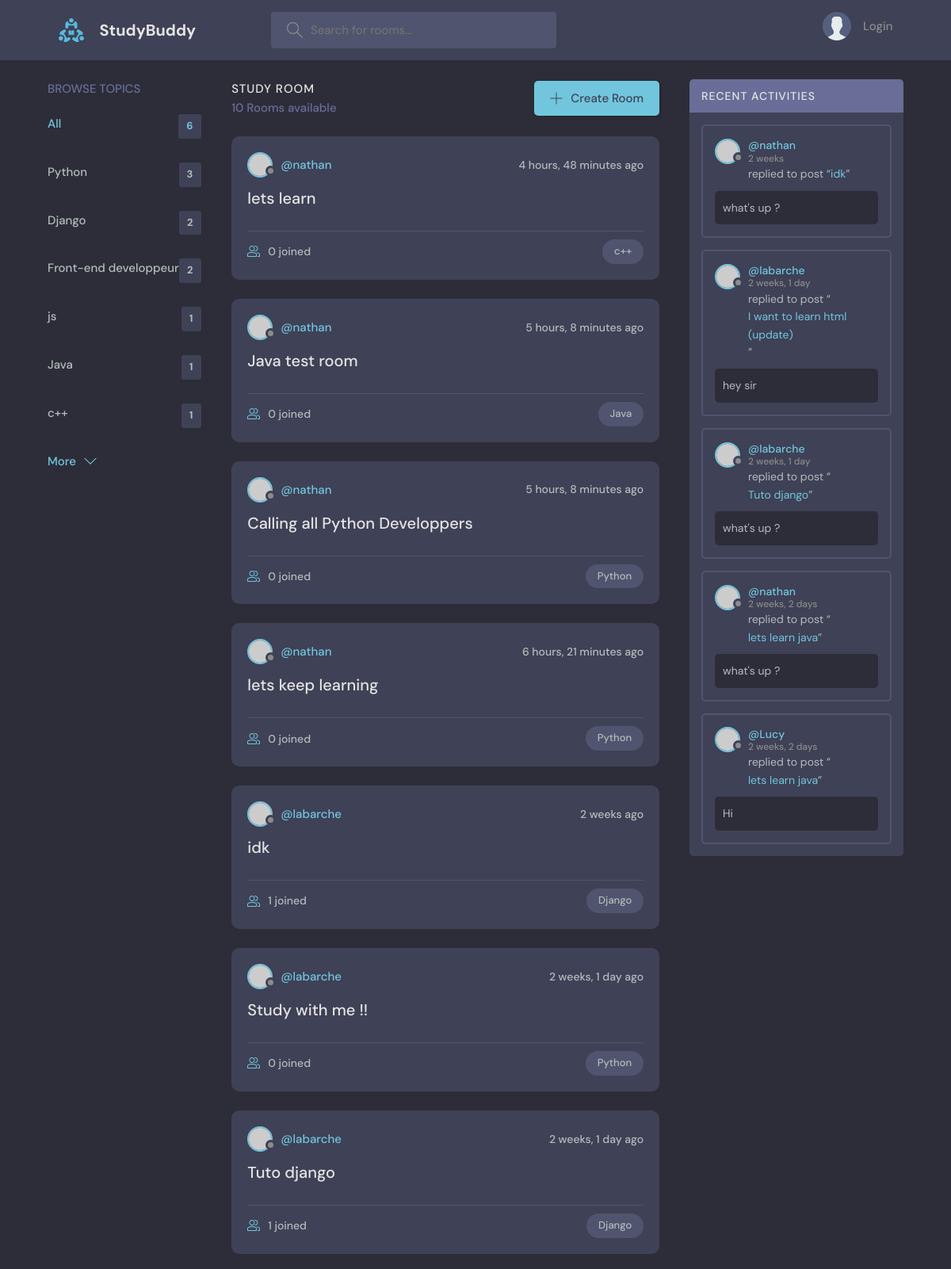
Before: / (upper part) with the older database file.
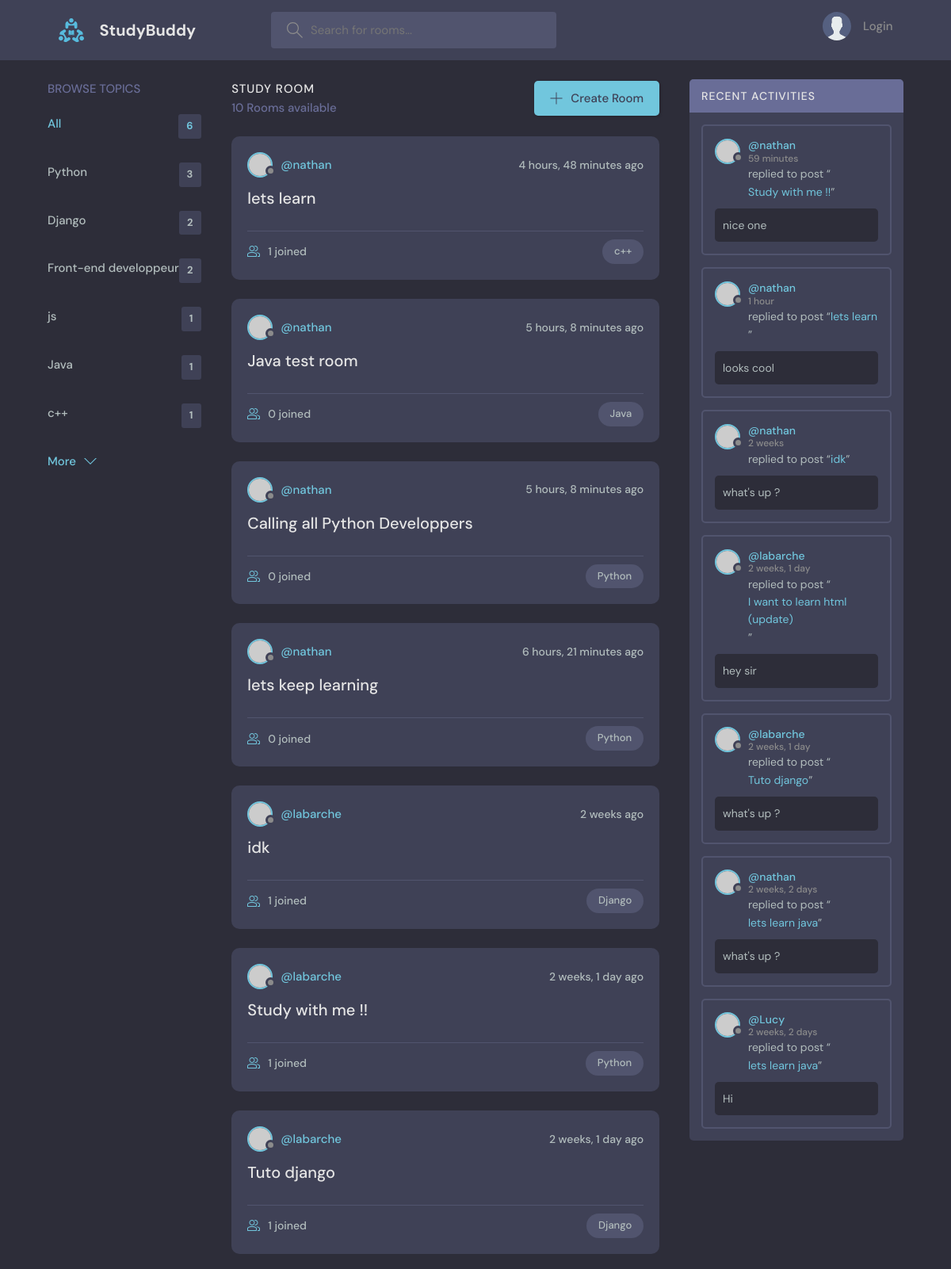
After: the same page with the newer database file.
### base/models.py (models this page shows, shortened)
class Topic(models.Model):
    name = models.CharField(max_length=200)

class Room(models.Model):
    host = models.ForeignKey(User, on_delete=models.SET_NULL, null=True)
    topic = models.ForeignKey(Topic, on_delete=models.SET_NULL, null=True)
    name = models.CharField(max_length=200)
    description = models.TextField(blank=True, null=True)
    participants = models.ManyToManyField(User, related_name='participants', blank=True)
    updated = models.DateTimeField(auto_now=True)
    created = models.DateTimeField(auto_now_add=True)
    class Meta :
        ordering = ['-created', '-updated']
    def __str__(self):
        return self.name

class Message(models.Model):
    user = models.ForeignKey(User, on_delete=models.CASCADE)
    room = models.ForeignKey(Room, on_delete=models.CASCADE)
    body = models.TextField()
    updated = models.DateTimeField(auto_now=True)
    created = models.DateTimeField(auto_now_add=True)
    class Meta :
        ordering = ['-created', '-updated']

### base/views.py (the view)
# urls.py: path("", views.home, name="home"),
def home(request):
    q = request.GET.get("q") if request.GET.get("q") != None else ""
    rooms = Room.objects.filter(
        Q(topic__name__icontains=q) |
        Q(name__icontains=q) |
        Q(description__icontains=q)
    )
    topics = Topic.objects.all()
    room_count = rooms.count()
    room_messages = Message.objects.filter(Q(room__topic__name__icontains=q) | Q(room__description__icontains=q))
    context = {"rooms": rooms, "topics": topics,
               "room_count": room_count, "room_messages": room_messages}
    return render(request, "base/home.html", context)

### base/templates/base/home.html (shortened to what this page needs)
{% extends 'main.html'%}
{%block content%}
    <main class="layout layout--3">
      <div class="container">
        {% include 'base/topics_component.html'%}
        <div class="roomList">
          <div class="roomList__header">
            <div>
              <h2>Study Room</h2>
              <p>{{ room_count }} Rooms available</p>
            </div>
            <a class="btn btn--main" href="{%url 'create-room'%}">
              <svg version="1.1" xmlns="http://www.w3.org/2000/svg" width="32" height="32" viewBox="0 0 32 32">
                <title>add</title>
                <path
                  d="M16.943 0.943h-1.885v14.115h-14.115v1.885h14.115v14.115h1.885v-14.115h14.115v-1.885h-14.115v-14.115z"
                ></path>
              </svg>
              Create Room
            </a>
          </div>
          {% include 'base/feed_component.html'%}
        </div>
        {%include 'base/activity_component.html'%}
      </div>
    </main>
{%endblock%}

### base/templates/base/topics_component.html
<div class="topics">
  <div class="topics__header">
    <h2>Browse Topics</h2>
  </div>
  <ul class="topics__list">
    <li>
      <a href="{%url 'home'%}" class="active">All <span>{{topics.count}}</span></a>
    </li>
    {% for topic in topics %}
    <li>
      <a href="{% url 'home' %}?q={{ topic.name }}">{{topic.name}} <span>{{topic.room_set.all.count}}</span></a>
    </li>
    {% endfor %}
  </ul>
  <a class="btn btn--link" href="topics.html">
    More
    <svg version="1.1" xmlns="http://www.w3.org/2000/svg" width="32" height="32" viewBox="0 0 32 32">
      <title>chevron-down</title>
      <path d="M16 21l-13-13h-3l16 16 16-16h-3l-13 13z"></path>
    </svg>
  </a>
</div>

### base/templates/base/feed_component.html (shortened to what this page needs)
{% for room in rooms %}
  <div class="roomListRoom">
    <div class="roomListRoom__header">
      <a href="{%url 'user-profile' room.host.id %}" class="roomListRoom__author">
        <div class="avatar avatar--small">
          <img src="https://randomuser.me/api/portraits/women/11.jpg" />
        </div>
        <span>@{{room.host.username}}</span>
      </a>
      <div class="roomListRoom__actions">
        <span>{{room.created|timesince}} ago</span>
      </div>
    </div>
    <div class="roomListRoom__content">
      <a href="{% url 'room' room.id %}">{{room.name}}</a>
    </div>
    <div class="roomListRoom__meta">
      <a href="{% url 'room' room.id %}" class="roomListRoom__joined">
        {{room.participants.all.count}} joined
      </a>
      <p class="roomListRoom__topic">{{room.topic.name}}</p>
    </div>
  </div>
{% endfor %}

### base/templates/base/activity_component.html (shortened to what this page needs)
<div class="activities">
  <div class="activities__header">
    <h2>Recent Activities</h2>
  </div>
  {% for message in room_messages %}
  <div class="activities__box">
    <div class="activities__boxHeader roomListRoom__header">
      <a href="{% url 'user-profile' message.user.id %}" class="roomListRoom__author">
        <div class="avatar avatar--small">
          <img src="https://randomuser.me/api/portraits/women/11.jpg" />
        </div>
        <p>
          @{{ message.user }}
          <span>{{ message.created|timesince }}</span>
        </p>
      </a>
    </div>
    <div class="activities__boxContent">
      <p>replied to post “<a href="{%url 'room' message.room.id%}}">{{message.room}}</a>”</p>
      <div class="activities__boxRoomContent">
        {{message.body}}
      </div>
    </div>
  </div>
  {% endfor %}
</div>

Changed rows visible on the page:
computed for Room "lets learn": participants.all.count "0" → "1"
computed for Room "Study with me !!": participants.all.count "0" → "1"
added Message: user "nathan", created "59 minutes", room "Study with me !!", body "nice one"
added Message: user "nathan", created "1 hour", room "lets learn", body "looks cool"
